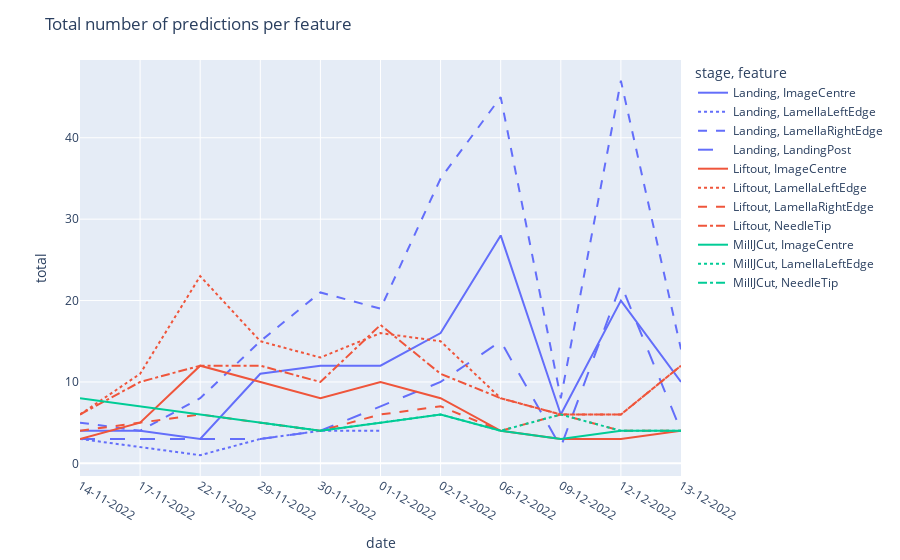
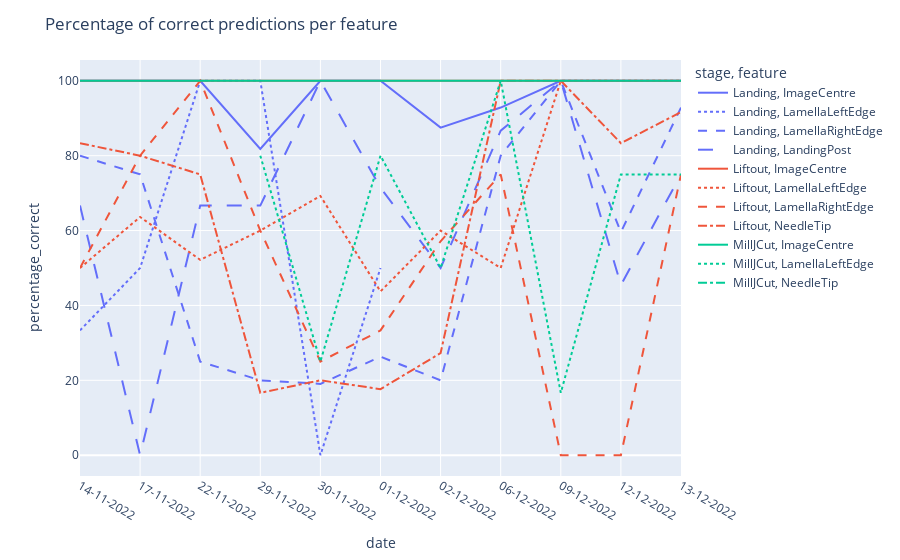

The cell these charts' notebook holds for them, in order:
### Code cell
# group df_ml by date, stage, feature, and correct
df_ml["date"] = pd.to_datetime(df_ml["date"])
df_ml["stage"] = df_ml["stage"].astype("category")
df_ml["feature"] = df_ml["feature"].astype("category")
df_ml_group = df_ml.groupby(by=["date", "stage", "feature", "correct"]).count()
df_ml_group = df_ml_group.reset_index()
df_ml_group["date"] = df_ml_group["date"].dt.strftime("%d-%m-%Y")

# convert correct to bool
df_ml_group["correct"] = df_ml_group["correct"].apply(lambda x: True if x == "True" else False)

# add a count column 
df_ml_group["count"] = df_ml_group["name"]

# drop all columns except date, stage, feature, correct, count
df_ml_group = df_ml_group[["date", "stage", "feature", "correct", "count"]]

# calculate the percentage of correct predictions
df_ml_group_correct = df_ml_group[df_ml_group["correct"] == True]
df_ml_group_incorrect = df_ml_group[df_ml_group["correct"] == False]

df_ml_group_correct = df_ml_group_correct.rename(columns={"count": "correct_count"})
df_ml_group_incorrect = df_ml_group_incorrect.rename(columns={"count": "incorrect_count"})
df_ml_group_correct = df_ml_group_correct[["date", "stage", "feature", "correct_count"]]
df_ml_group_incorrect = df_ml_group_incorrect[["date", "stage", "feature", "incorrect_count"]]
df_ml_group = pd.merge(df_ml_group_correct, df_ml_group_incorrect, on=["date", "stage", "feature"])
df_ml_group["total"] = df_ml_group["correct_count"] + df_ml_group["incorrect_count"]
df_ml_group["percentage_correct"] = df_ml_group["correct_count"] / df_ml_group["total"] * 100

# fillna with 0
df_ml_group["percentage_correct"] = df_ml_group["percentage_correct"].fillna(0)

# drop rows with total = 0
df_ml_group = df_ml_group[df_ml_group["total"] != 0]

# plot a time series of total and percentage correct per feature with different line styles for stage
fig = px.line(df_ml_group, x="date", y="total", color="stage", line_dash="feature")
# title
fig.update_layout(title="Total number of predictions per feature")
fig.show()

# add a title
fig = px.line(df_ml_group, x="date", y="percentage_correct", color="stage", line_dash="feature")
fig.update_layout(title="Percentage of correct predictions per feature")
fig.show()

### Figure 1 — Plotly figure (JSON) as saved in the notebook; plotly's stock layout.template omitted (floating-point values rounded to 4 significant figures)
{"data": [{"hovertemplate": "stage=Landing<br>feature=ImageCentre<br>date=%{x}<br>total=%{y}<extra></extra>", "legendgroup": "Landing, ImageCentre", "line": {"color": "#636efa", "dash": "solid"}, "marker": {"symbol": "circle"}, "mode": "lines", "name": "Landing, ImageCentre", "orientation": "v", "showlegend": true, "type": "scatter", "x": ["14-11-2022", "17-11-2022", "22-11-2022", "29-11-2022", "30-11-2022", "01-12-2022", "02-12-2022", "06-12-2022", "09-12-2022", "12-12-2022", "13-12-2022"], "xaxis": "x", "y": [4, 4, 3, 11, 12, 12, 16, 28, 6, 20, 10], "yaxis": "y"}, {"hovertemplate": "stage=Landing<br>feature=LamellaLeftEdge<br>date=%{x}<br>total=%{y}<extra></extra>", "legendgroup": "Landing, LamellaLeftEdge", "line": {"color": "#636efa", "dash": "dot"}, "marker": {"symbol": "circle"}, "mode": "lines", "name": "Landing, LamellaLeftEdge", "orientation": "v", "showlegend": true, "type": "scatter", "x": ["14-11-2022", "17-11-2022", "22-11-2022", "29-11-2022", "30-11-2022", "01-12-2022"], "xaxis": "x", "y": [3, 2, 1, 3, 4, 4], "yaxis": "y"}, {"hovertemplate": "stage=Landing<br>feature=LamellaRightEdge<br>date=%{x}<br>total=%{y}<extra></extra>", "legendgroup": "Landing, LamellaRightEdge", "line": {"color": "#636efa", "dash": "dash"}, "marker": {"symbol": "circle"}, "mode": "lines", "name": "Landing, LamellaRightEdge", "orientation": "v", "showlegend": true, "type": "scatter", "x": ["14-11-2022", "17-11-2022", "22-11-2022", "29-11-2022", "30-11-2022", "01-12-2022", "02-12-2022", "06-12-2022", "09-12-2022", "12-12-2022", "13-12-2022"], "xaxis": "x", "y": [5, 4, 8, 15, 21, 19, 35, 45, 8, 47, 14], "yaxis": "y"}, {"hovertemplate": "stage=Landing<br>feature=LandingPost<br>date=%{x}<br>total=%{y}<extra></extra>", "legendgroup": "Landing, LandingPost", "line": {"color": "#636efa", "dash": "longdash"}, "marker": {"symbol": "circle"}, "mode": "lines", "name": "Landing, LandingPost", "orientation": "v", "showlegend": true, "type": "scatter", "x": ["14-11-2022", "17-11-2022", "22-11-2022", "29-11-2022", "30-11-2022", "01-12-2022", "02-12-2022", "06-12-2022", "09-12-2022", "12-12-2022", "13-12-2022"], "xaxis": "x", "y": [3, 3, 3, 3, 4, 7, 10, 15, 2, 22, 4], "yaxis": "y"}, {"hovertemplate": "stage=Liftout<br>feature=ImageCentre<br>date=%{x}<br>total=%{y}<extra></extra>", "legendgroup": "Liftout, ImageCentre", "line": {"color": "#EF553B", "dash": "solid"}, "marker": {"symbol": "circle"}, "mode": "lines", "name": "Liftout, ImageCentre", "orientation": "v", "showlegend": true, "type": "scatter", "x": ["14-11-2022", "17-11-2022", "22-11-2022", "29-11-2022", "30-11-2022", "01-12-2022", "02-12-2022", "06-12-2022", "09-12-2022", "12-12-2022", "13-12-2022"], "xaxis": "x", "y": [3, 5, 12, 10, 8, 10, 8, 4, 3, 3, 4], "yaxis": "y"}, {"hovertemplate": "stage=Liftout<br>feature=LamellaLeftEdge<br>date=%{x}<br>total=%{y}<extra></extra>", "legendgroup": "Liftout, LamellaLeftEdge", "line": {"color": "#EF553B", "dash": "dot"}, "marker": {"symbol": "circle"}, "mode": "lines", "name": "Liftout, LamellaLeftEdge", "orientation": "v", "showlegend": true, "type": "scatter", "x": ["14-11-2022", "17-11-2022", "22-11-2022", "29-11-2022", "30-11-2022", "01-12-2022", "02-12-2022", "06-12-2022", "09-12-2022", "12-12-2022", "13-12-2022"], "xaxis": "x", "y": [6, 11, 23, 15, 13, 16, 15, 8, 6, 6, 12], "yaxis": "y"}, {"hovertemplate": "stage=Liftout<br>feature=LamellaRightEdge<br>date=%{x}<br>total=%{y}<extra></extra>", "legendgroup": "Liftout, LamellaRightEdge", "line": {"color": "#EF553B", "dash": "dash"}, "marker": {"symbol": "circle"}, "mode": "lines", "name": "Liftout, LamellaRightEdge", "orientation": "v", "showlegend": true, "type": "scatter", "x": ["14-11-2022", "17-11-2022", "22-11-2022", "29-11-2022", "30-11-2022", "01-12-2022", "02-12-2022", "06-12-2022", "09-12-2022", "12-12-2022", "13-12-2022"], "xaxis": "x", "y": [4, 5, 6, 5, 4, 6, 7, 4, 6, 4, 4], "yaxis": "y"}, {"hovertemplate": "stage=Liftout<br>feature=NeedleTip<br>date=%{x}<br>total=%{y}<extra></extra>", "legendgroup": "Liftout, NeedleTip", "line": {"color": "#EF553B", "dash": "dashdot"}, "marker": {"symbol": "circle"}, "mode": "lines", "name": "Liftout, NeedleTip", "orientation": "v", "showlegend": true, "type": "scatter", "x": ["14-11-2022", "17-11-2022", "22-11-2022", "29-11-2022", "30-11-2022", "01-12-2022", "02-12-2022", "06-12-2022", "09-12-2022", "12-12-2022", "13-12-2022"], "xaxis": "x", "y": [6, 10, 12, 12, 10, 17, 11, 8, 6, 6, 12], "yaxis": "y"}, {"hovertemplate": "stage=MillJCut<br>feature=ImageCentre<br>date=%{x}<br>total=%{y}<extra></extra>", "legendgroup": "MillJCut, ImageCentre", "line": {"color": "#00cc96", "dash": "solid"}, "marker": {"symbol": "circle"}, "mode": "lines", "name": "MillJCut, ImageCentre", "orientation": "v", "showlegend": true, "type": "scatter", "x": ["14-11-2022", "29-11-2022", "30-11-2022", "01-12-2022", "02-12-2022", "06-12-2022", "09-12-2022", "12-12-2022", "13-12-2022"], "xaxis": "x", "y": [8, 5, 4, 5, 6, 4, 3, 4, 4], "yaxis": "y"}, {"hovertemplate": "stage=MillJCut<br>feature=LamellaLeftEdge<br>date=%{x}<br>total=%{y}<extra></extra>", "legendgroup": "MillJCut, LamellaLeftEdge", "line": {"color": "#00cc96", "dash": "dot"}, "marker": {"symbol": "circle"}, "mode": "lines", "name": "MillJCut, LamellaLeftEdge", "orientation": "v", "showlegend": true, "type": "scatter", "x": ["29-11-2022", "30-11-2022", "01-12-2022", "02-12-2022", "06-12-2022", "09-12-2022", "12-12-2022", "13-12-2022"], "xaxis": "x", "y": [5, 4, 5, 6, 4, 6, 4, 4], "yaxis": "y"}, {"hovertemplate": "stage=MillJCut<br>feature=NeedleTip<br>date=%{x}<br>total=%{y}<extra></extra>", "legendgroup": "MillJCut, NeedleTip", "line": {"color": "#00cc96", "dash": "dashdot"}, "marker": {"symbol": "circle"}, "mode": "lines", "name": "MillJCut, NeedleTip", "orientation": "v", "showlegend": true, "type": "scatter", "x": ["14-11-2022"], "xaxis": "x", "y": [8], "yaxis": "y"}], "layout": {"legend": {"title": {"text": "stage, feature"}, "tracegroupgap": 0}, "margin": {"t": 60}, "title": {"text": "Total number of predictions per feature"}, "xaxis": {"anchor": "y", "domain": [0, 1], "title": {"text": "date"}}, "yaxis": {"anchor": "x", "domain": [0, 1], "title": {"text": "total"}}}}

### Figure 2 — Plotly figure (JSON) as saved in the notebook; plotly's stock layout.template omitted (floating-point values rounded to 4 significant figures)
{"data": [{"hovertemplate": "stage=Landing<br>feature=ImageCentre<br>date=%{x}<br>percentage_correct=%{y}<extra></extra>", "legendgroup": "Landing, ImageCentre", "line": {"color": "#636efa", "dash": "solid"}, "marker": {"symbol": "circle"}, "mode": "lines", "name": "Landing, ImageCentre", "orientation": "v", "showlegend": true, "type": "scatter", "x": ["14-11-2022", "17-11-2022", "22-11-2022", "29-11-2022", "30-11-2022", "01-12-2022", "02-12-2022", "06-12-2022", "09-12-2022", "12-12-2022", "13-12-2022"], "xaxis": "x", "y": [100, 100, 100, 81.82, 100, 100, 87.5, 92.86, 100, 100, 100], "yaxis": "y"}, {"hovertemplate": "stage=Landing<br>feature=LamellaLeftEdge<br>date=%{x}<br>percentage_correct=%{y}<extra></extra>", "legendgroup": "Landing, LamellaLeftEdge", "line": {"color": "#636efa", "dash": "dot"}, "marker": {"symbol": "circle"}, "mode": "lines", "name": "Landing, LamellaLeftEdge", "orientation": "v", "showlegend": true, "type": "scatter", "x": ["14-11-2022", "17-11-2022", "22-11-2022", "29-11-2022", "30-11-2022", "01-12-2022"], "xaxis": "x", "y": [33.33, 50, 100, 100, 0, 50], "yaxis": "y"}, {"hovertemplate": "stage=Landing<br>feature=LamellaRightEdge<br>date=%{x}<br>percentage_correct=%{y}<extra></extra>", "legendgroup": "Landing, LamellaRightEdge", "line": {"color": "#636efa", "dash": "dash"}, "marker": {"symbol": "circle"}, "mode": "lines", "name": "Landing, LamellaRightEdge", "orientation": "v", "showlegend": true, "type": "scatter", "x": ["14-11-2022", "17-11-2022", "22-11-2022", "29-11-2022", "30-11-2022", "01-12-2022", "02-12-2022", "06-12-2022", "09-12-2022", "12-12-2022", "13-12-2022"], "xaxis": "x", "y": [80, 75, 25, 20, 19.05, 26.32, 20, 80, 100, 59.57, 92.86], "yaxis": "y"}, {"hovertemplate": "stage=Landing<br>feature=LandingPost<br>date=%{x}<br>percentage_correct=%{y}<extra></extra>", "legendgroup": "Landing, LandingPost", "line": {"color": "#636efa", "dash": "longdash"}, "marker": {"symbol": "circle"}, "mode": "lines", "name": "Landing, LandingPost", "orientation": "v", "showlegend": true, "type": "scatter", "x": ["14-11-2022", "17-11-2022", "22-11-2022", "29-11-2022", "30-11-2022", "01-12-2022", "02-12-2022", "06-12-2022", "09-12-2022", "12-12-2022", "13-12-2022"], "xaxis": "x", "y": [66.67, 0, 66.67, 66.67, 100, 71.43, 50, 86.67, 100, 45.45, 75], "yaxis": "y"}, {"hovertemplate": "stage=Liftout<br>feature=ImageCentre<br>date=%{x}<br>percentage_correct=%{y}<extra></extra>", "legendgroup": "Liftout, ImageCentre", "line": {"color": "#EF553B", "dash": "solid"}, "marker": {"symbol": "circle"}, "mode": "lines", "name": "Liftout, ImageCentre", "orientation": "v", "showlegend": true, "type": "scatter", "x": ["14-11-2022", "17-11-2022", "22-11-2022", "29-11-2022", "30-11-2022", "01-12-2022", "02-12-2022", "06-12-2022", "09-12-2022", "12-12-2022", "13-12-2022"], "xaxis": "x", "y": [100, 100, 100, 100, 100, 100, 100, 100, 100, 100, 100], "yaxis": "y"}, {"hovertemplate": "stage=Liftout<br>feature=LamellaLeftEdge<br>date=%{x}<br>percentage_correct=%{y}<extra></extra>", "legendgroup": "Liftout, LamellaLeftEdge", "line": {"color": "#EF553B", "dash": "dot"}, "marker": {"symbol": "circle"}, "mode": "lines", "name": "Liftout, LamellaLeftEdge", "orientation": "v", "showlegend": true, "type": "scatter", "x": ["14-11-2022", "17-11-2022", "22-11-2022", "29-11-2022", "30-11-2022", "01-12-2022", "02-12-2022", "06-12-2022", "09-12-2022", "12-12-2022", "13-12-2022"], "xaxis": "x", "y": [50, 63.64, 52.17, 60, 69.23, 43.75, 60, 50, 100, 100, 100], "yaxis": "y"}, {"hovertemplate": "stage=Liftout<br>feature=LamellaRightEdge<br>date=%{x}<br>percentage_correct=%{y}<extra></extra>", "legendgroup": "Liftout, LamellaRightEdge", "line": {"color": "#EF553B", "dash": "dash"}, "marker": {"symbol": "circle"}, "mode": "lines", "name": "Liftout, LamellaRightEdge", "orientation": "v", "showlegend": true, "type": "scatter", "x": ["14-11-2022", "17-11-2022", "22-11-2022", "29-11-2022", "30-11-2022", "01-12-2022", "02-12-2022", "06-12-2022", "09-12-2022", "12-12-2022", "13-12-2022"], "xaxis": "x", "y": [50, 80, 100, 60, 25, 33.33, 57.14, 75, 0, 0, 75], "yaxis": "y"}, {"hovertemplate": "stage=Liftout<br>feature=NeedleTip<br>date=%{x}<br>percentage_correct=%{y}<extra></extra>", "legendgroup": "Liftout, NeedleTip", "line": {"color": "#EF553B", "dash": "dashdot"}, "marker": {"symbol": "circle"}, "mode": "lines", "name": "Liftout, NeedleTip", "orientation": "v", "showlegend": true, "type": "scatter", "x": ["14-11-2022", "17-11-2022", "22-11-2022", "29-11-2022", "30-11-2022", "01-12-2022", "02-12-2022", "06-12-2022", "09-12-2022", "12-12-2022", "13-12-2022"], "xaxis": "x", "y": [83.33, 80, 75, 16.67, 20, 17.65, 27.27, 100, 100, 83.33, 91.67], "yaxis": "y"}, {"hovertemplate": "stage=MillJCut<br>feature=ImageCentre<br>date=%{x}<br>percentage_correct=%{y}<extra></extra>", "legendgroup": "MillJCut, ImageCentre", "line": {"color": "#00cc96", "dash": "solid"}, "marker": {"symbol": "circle"}, "mode": "lines", "name": "MillJCut, ImageCentre", "orientation": "v", "showlegend": true, "type": "scatter", "x": ["14-11-2022", "29-11-2022", "30-11-2022", "01-12-2022", "02-12-2022", "06-12-2022", "09-12-2022", "12-12-2022", "13-12-2022"], "xaxis": "x", "y": [100, 100, 100, 100, 100, 100, 100, 100, 100], "yaxis": "y"}, {"hovertemplate": "stage=MillJCut<br>feature=LamellaLeftEdge<br>date=%{x}<br>percentage_correct=%{y}<extra></extra>", "legendgroup": "MillJCut, LamellaLeftEdge", "line": {"color": "#00cc96", "dash": "dot"}, "marker": {"symbol": "circle"}, "mode": "lines", "name": "MillJCut, LamellaLeftEdge", "orientation": "v", "showlegend": true, "type": "scatter", "x": ["29-11-2022", "30-11-2022", "01-12-2022", "02-12-2022", "06-12-2022", "09-12-2022", "12-12-2022", "13-12-2022"], "xaxis": "x", "y": [80, 25, 80, 50, 100, 16.67, 75, 75], "yaxis": "y"}, {"hovertemplate": "stage=MillJCut<br>feature=NeedleTip<br>date=%{x}<br>percentage_correct=%{y}<extra></extra>", "legendgroup": "MillJCut, NeedleTip", "line": {"color": "#00cc96", "dash": "dashdot"}, "marker": {"symbol": "circle"}, "mode": "lines", "name": "MillJCut, NeedleTip", "orientation": "v", "showlegend": true, "type": "scatter", "x": ["14-11-2022"], "xaxis": "x", "y": [87.5], "yaxis": "y"}], "layout": {"legend": {"title": {"text": "stage, feature"}, "tracegroupgap": 0}, "margin": {"t": 60}, "title": {"text": "Percentage of correct predictions per feature"}, "xaxis": {"anchor": "y", "domain": [0, 1], "title": {"text": "date"}}, "yaxis": {"anchor": "x", "domain": [0, 1], "title": {"text": "percentage_correct"}}}}
